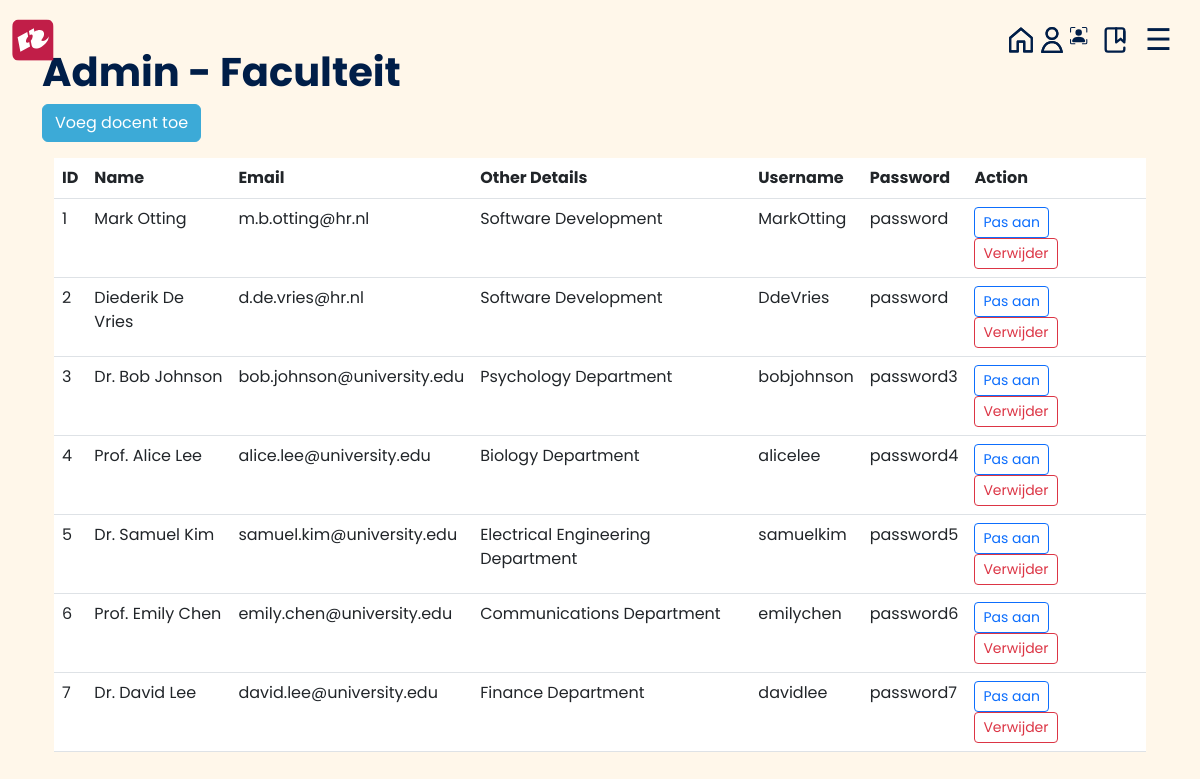
The app's page /admin/faculties with its own data.
### tables this page shows
CREATE TABLE faculty
                  (faculty_id INTEGER PRIMARY KEY,
                   faculty_name TEXT,
                   faculty_email TEXT,
                   other_details TEXT,
                   Username TEXT,
                   Password TEXT);

### lib/admin_routes.py (the view)
@admin.route('/admin/faculties', methods=['GET'])
def admin_faculties():
    c.execute("SELECT * FROM Faculty")
    faculties = c.fetchall()
    return render_template('admin/admin_faculties.html', faculties=faculties)

### templates/admin/admin_faculties.html (shortened to what this page needs)
{% extends "base5.html" %}
{% block content %}
<head>
    <link href="https://cdn.jsdelivr.net/npm/bootstrap@5.3.0-alpha1/dist/css/bootstrap.min.css" rel="stylesheet">
    <link rel="stylesheet" href="{{ url_for('static', filename='/admin_dashboard.css') }}">
</head>
<body>
    <h1 class="fw-bold">Admin - Faculteit</h1>
    <a href="/admin/faculties/add" class="btn btn-primary mb-3">Voeg docent toe</a>
    <div class="container">
      <table class="table table-hover">
        <thead>
          <tr>
            <th>ID</th>
            <th>Name</th>
            <th>Email</th>
            <th>Other Details</th>
            <th>Username</th>
            <th>Password</th>
            <th>Action</th>
          </tr>
        </thead>
        <tbody>
          {% for faculty in faculties %}
            <tr>
              <td>{{ faculty[0] }}</td>
              <td>{{ faculty[1] }}</td>
              <td>{{ faculty[2] }}</td>
              <td>{{ faculty[3] }}</td>
              <td>{{ faculty[4] }}</td>
              <td>{{ faculty[5] }}</td>
              <td>
                <a href="/admin/faculties/update/{{ faculty[0] }}" class="btn btn-outline-primary btn-sm me-2">Pas aan</a>
                <form action="/admin/faculties/delete" method="post" class="d-inline">
                  <button type="submit" class="btn btn-outline-danger btn-sm">Verwijder</button>
                </form>
              </td>
            </tr>
          {% endfor %}
        </tbody>
      </table>
    </div>
{% endblock %}

### static/admin_dashboard.css (style rules this page uses)
* { -webkit-font-smoothing: antialiased; }
html { font-family: "Poppins", sans-serif; }
body { background-color: #fff7ea; font-family: "Poppins", sans-serif; color: #001e48; transition: background-color .5s; }
.btn-primary { background-color: #3caad7; border-color: #3caad7; }

### records on screen
faculty: faculty_id "1", faculty_name "Mark Otting", faculty_email "m.b.otting@hr.nl", other_details "Software Development", Username "MarkOtting", Password "password"
faculty: faculty_id "2", faculty_name "Diederik De Vries", faculty_email "d.de.vries@hr.nl", other_details "Software Development", Username "DdeVries", Password "password"
faculty: faculty_id "3", faculty_name "Dr. Bob Johnson", faculty_email "bob.johnson@university.edu", other_details "Psychology Department", Username "bobjohnson", Password "password3"
faculty: faculty_id "4", faculty_name "Prof. Alice Lee", faculty_email "alice.lee@university.edu", other_details "Biology Department", Username "alicelee", Password "password4"
faculty: faculty_id "5", faculty_name "Dr. Samuel Kim", faculty_email "samuel.kim@university.edu", other_details "Electrical Engineering Department", Username "samuelkim", Password "password5"
faculty: faculty_id "6", faculty_name "Prof. Emily Chen", faculty_email "emily.chen@university.edu", other_details "Communications Department", Username "emilychen", Password "password6"
faculty: faculty_id "7", faculty_name "Dr. David Lee", faculty_email "david.lee@university.edu", other_details "Finance Department", Username "davidlee", Password "password7"
